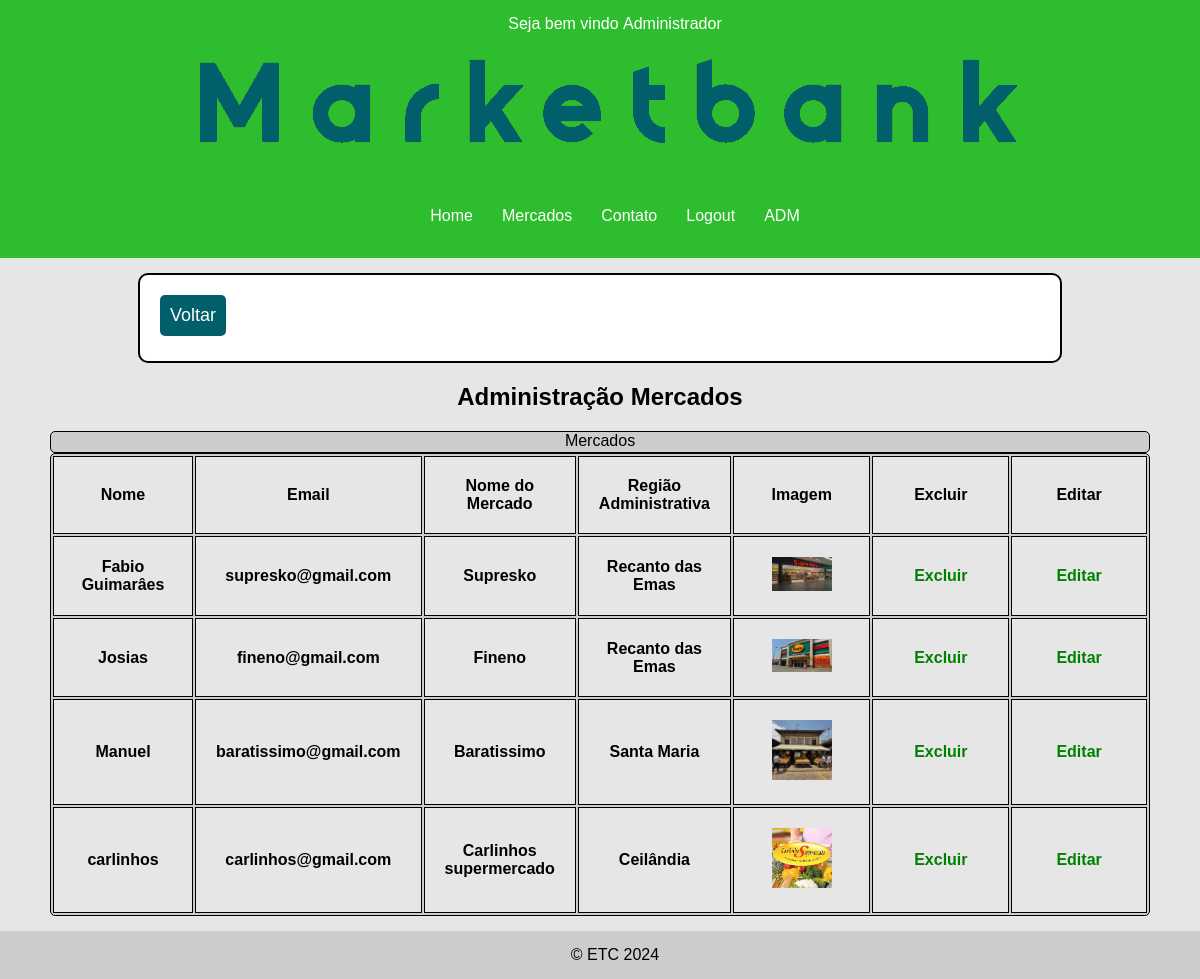
The app's page /CRUD/admmercado.php (signed in) with its own data.
### tables this page shows
CREATE TABLE IF NOT EXISTS `mercado` (
  `id_mercado` INT(11) NOT NULL AUTO_INCREMENT,
  `nomeMerc` VARCHAR(255) NOT NULL,
  `regiaoadm` VARCHAR(45) NOT NULL,
  `endereco` VARCHAR(255) NOT NULL,
  `horarioAbert` TIME NOT NULL,
  `horarioFecha` TIME NOT NULL,
  `telefone` VARCHAR(11) NOT NULL,
  `cnpj` VARCHAR(20) NOT NULL,
  `imagem` VARCHAR(120) NOT NULL,
  `descricao` TEXT NULL DEFAULT NULL,
  `id_dono` INT(11) NOT NULL,
  `compras` ENUM('sim', 'nao') NOT NULL,
  PRIMARY KEY (`id_mercado`),
  INDEX `id_dono` (`id_dono` ASC) ,
  CONSTRAINT `mercado_ibfk_1`
    FOREIGN KEY (`id_dono`)
    REFERENCES `usuario` (`id_usuario`));

CREATE TABLE IF NOT EXISTS `usuario` (
  `id_usuario` INT(11) NOT NULL AUTO_INCREMENT,
  `nome` VARCHAR(255) NOT NULL,
  `email` VARCHAR(255) NOT NULL,
  `senha` VARCHAR(255) NOT NULL,
  `tipo` ENUM('cliente', 'administrador', 'dono') NOT NULL,
  PRIMARY KEY (`id_usuario`),
  UNIQUE INDEX `email` (`email` ASC) );

### model/administradorDAO.php (called while the page is built, shortened)
<?php
class administradorDAO
{
    private $conn;
    public function __construct($conn)
    {
        $this->conn = $conn;
    }
    public function getAllUsuarioByTipo($tipo)
    {
        switch ($tipo) {
                case "dono":
                $query = "SELECT * FROM mercado JOIN usuario ON mercado.id_dono = usuario.id_usuario;";
                $stmt = $this->conn->prepare($query);
                if ($stmt->execute()){
                    return $stmt->fetchAll(PDO::FETCH_ASSOC);
                } else {
                    return "ocorreu um erro" . $stmt->errorInfo();
                }break;
        }
    }
}

### CRUD/admmercado.php (the view, shortened to what this page needs)
<?php
require_once '../cadastro/cadastro.php';
require_once '../model/administradorDAO.php';
if (admEstaLogado()) {
    $administradorDAO = new administradorDAO($conn);
    $allMercadoDono = $administradorDAO->getAllUsuarioByTipo('dono');
}
require_once '../inc/cabecalhocadastro.php';
?>
<div class="wrapper">
    <div id="area-principal">
        <div class="postagem home"><button class="button_padrao" onclick="window.location.href='administrador.php'">Voltar</button></div>
        <div class="postagem2">
            <h2 class="postagem_admtit">Administração Mercados</h2>
            <table>
                <caption>Mercados</caption>
                <thead>
                    <tr class="table_adm">
                        <th>Nome</th>
                        <th>Email</th>
                        <th>Nome do Mercado</th>
                        <th>Região Administrativa</th>
                        <th>Imagem</th>
                        <th>Excluir</th>
                        <th>Editar</th>
                    </tr>
                </thead>
                <?php foreach ($allMercadoDono as $mercadoDono) : ?>
                    <tr>
                        <th><?= $mercadoDono['nome']; ?></th>
                        <th><?= $mercadoDono['email']; ?></th>
                        <th><?= $mercadoDono['nomeMerc']; ?></th>
                        <th><?= $mercadoDono['regiaoadm']; ?></th>
                        <th><img src="../cadastro/uploads/<?= $mercadoDono['imagem']; ?>" class="imagem" alt="foto mercadoDono"></th>
                        <th>
                            <a href="?id_mercado=<?= $mercadoDono['id_mercado'] ?>" onclick="return confirmarExclusaoClienteadm();">Excluir</a>
                        </th>
                        <th>
                            <a href="editmercadoadm.php?id_mercado=<?= $mercadoDono['id_mercado'] ?>&id_usuario=<?= $mercadoDono['id_usuario'] ?>">Editar</a>
                        </th>
                    </tr>
                <?php endforeach ?>
            </table>
        </div>
    </div>
    <?php require_once '../inc/rodape.php'; ?>

### css/cadastro.css (style rules this page uses)
* { margin: 0; padding: 0; }
html, body { width: 100%; height: 100%; font-size: 1em; font-family: "Trebuchet MS", Helvetica, sans-serif; background: #e6e6e6; overflow-y: scroll; overflow-x: hidden; }
.wrapper { display: flex; flex-direction: column; min-height: 75vh; }
#area-principal { flex: 1; width: 1100px; margin: 0 auto; padding: 15px; }
.postagem { margin: 0 auto; padding: 20px; margin-bottom: 20px; background: white; width: 880px; border: 2px solid black; border-radius: 10px; }
.conteudo-lateral, a { color: rgb(9, 82, 9); text-decoration: none; }
a { text-decoration: none; }
a:link, a:visited { color: green; }
h2 { margin-bottom: 20px; }
.button_padrao { font-size: 18px; padding: 10px; background-color: #005f6b; color: #fff; border: none; border-radius: 5px; cursor: pointer; margin-bottom: 5px; }
table, tr, th, thead { border: 1px solid black; width: auto; }
.imagem { width: 60px; }
table, tr, thead, caption { border: 1px solid black; height: 20px; align-items: center; background-color: #ccc; border-radius: 5px; }
th { width: 100px; height: 30px; border: 1px solid black; padding: 20px; background-color: #e6e6e6; }
.postagem_admtit { text-align: center; }

### records on screen
mercado: id_dono.nome "Fabio Guimarâes", id_dono.email "supresko@gmail.com", nomeMerc "Supresko", regiaoadm "Recanto das Emas", imagem (picture)
mercado: id_dono.nome "Josias", id_dono.email "fineno@gmail.com", nomeMerc "Fineno", regiaoadm "Recanto das Emas", imagem (picture)
mercado: id_dono.nome "Manuel", id_dono.email "baratissimo@gmail.com", nomeMerc "Baratissimo", regiaoadm "Santa Maria", imagem (picture)
mercado: id_dono.nome "carlinhos", id_dono.email "carlinhos@gmail.com", nomeMerc "Carlinhos supermercado", regiaoadm "Ceilândia", imagem (picture)

### other values on screen
$_SESSION['usuario']['nome'] "Administrador"
